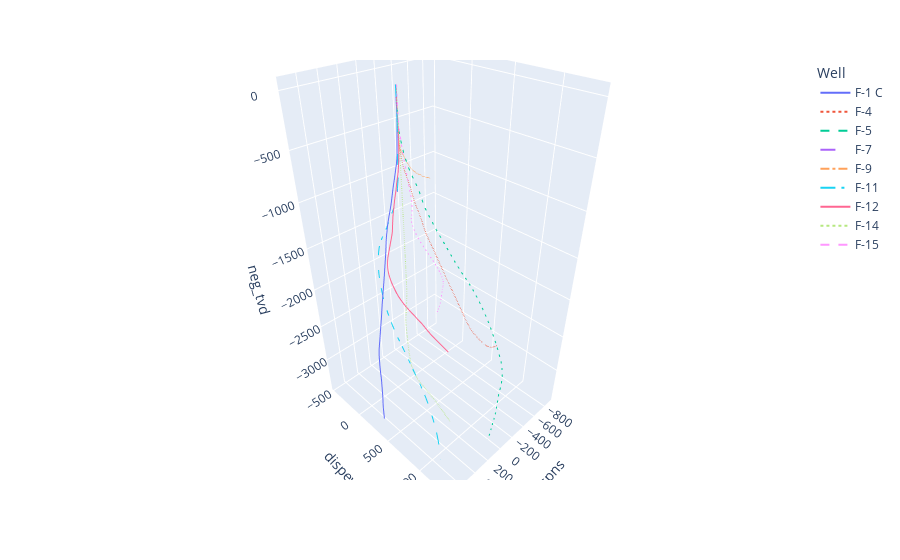

Here is the notebook cell this chart was saved with:
### Code cell
fig = px.line_3d(df_all_wells, 'dispns', 'dispew', 'neg_tvd', color="Well", line_dash="Well")
fig.show()
